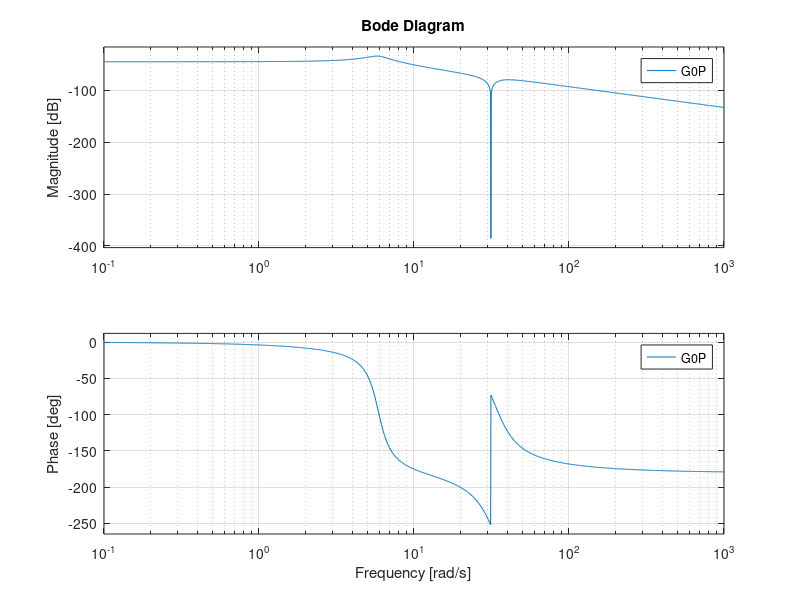

Write MATLAB code to recreate this figure. (Note: this script raises an error after producing the figure.)
%%%%%%%%%%%%%%%%%%%%%%%%%%%%%%%%%%%%%%%%%%%%%%%%%%%%%%%%%%%%%%%%%%%%%%%%%%%
% IRT Regelunsgtechnisches Labor
% Aufgabe 7 und 8 - Vorlage
%%%%%%%%%%%%%%%%%%%%%%%%%%%%%%%%%%%%%%%%%%%%%%%%%%%%%%%%%%%%%%%%%%%%%%%%%%%

close all

% Parameter der Regelstrecke Viertelfahrzeug

% Massen
m_s = 4.5;             % Aufbaumasse [kg]
m_u = 0.9;             % Radmasse [kg]

% Federsteifigkeiten
c_s = 177;             % Federsteifigkeit c_s [N/m]
c_u = 885;             % Federsteifigkeit c_u [N/m]

% Dämpferkonstanten
d_s = 0.142*10^3*0.1;  % Dämpferkonstante d_s [Ns/m]


%% Teilübertragungsfunktion aufstellen

% Koeffizienten des Zählerpolynoms
b2_u = m_u;
b1_u = 0;
b0_u = c_u;

% Koeffizienten des Nennerpolynoms
a4_u = m_u*m_s;
a3_u = (m_u+m_s)*d_s;
a2_u = m_s*(c_s+c_u);
a1_u = d_s*(c_u-c_s);
a0_u = c_s*c_u;

Gsu = tf([b2_u,b1_u,b0_u],[a4_u,a3_u,a2_u,a1_u,a0_u]);

%% Reglerauslegung

% P-Regler
Gr_P = 1;

% Offenen Regelkreis aufstellen
G0P = Gsu*Gr_P;

% Bode Plot für offenen Regelkreis
figure(1)
bode(G0P);

% Reglerauslegung ergänzen
sisotool(G0P)



